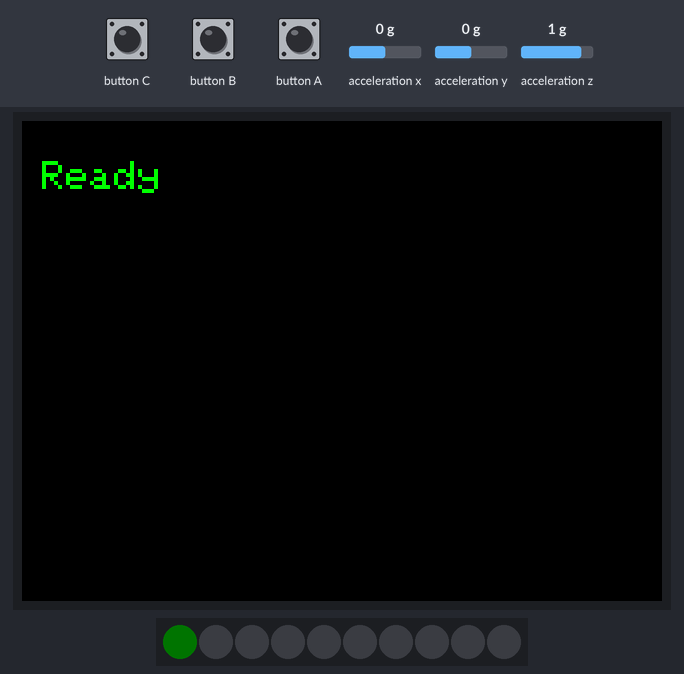
This sketch was run on a simulated ESP32. Parts: 320×240 colour display, 10 RGB LEDs in strip order, left to right. The test bench sets the inputs (shaded band); at power-on: acceleration z 1 g, acceleration x 0 g, acceleration y 0 g. Dim RGB values are drawn brighter than linear.

Above: at 1.4 s.
1.5 s: acceleration z set to -1.4 g
At 2.7 s:
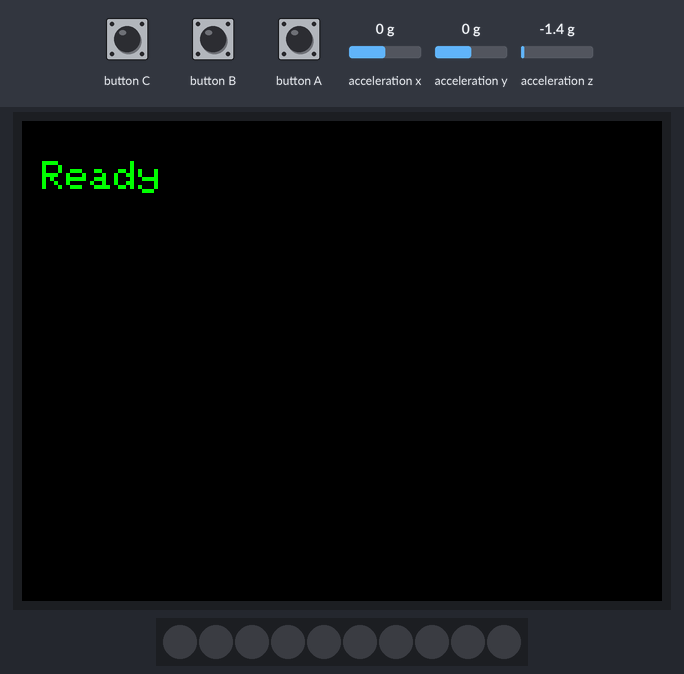
3.0 s: button A pressed for 0.15 s
At 3.5 s:
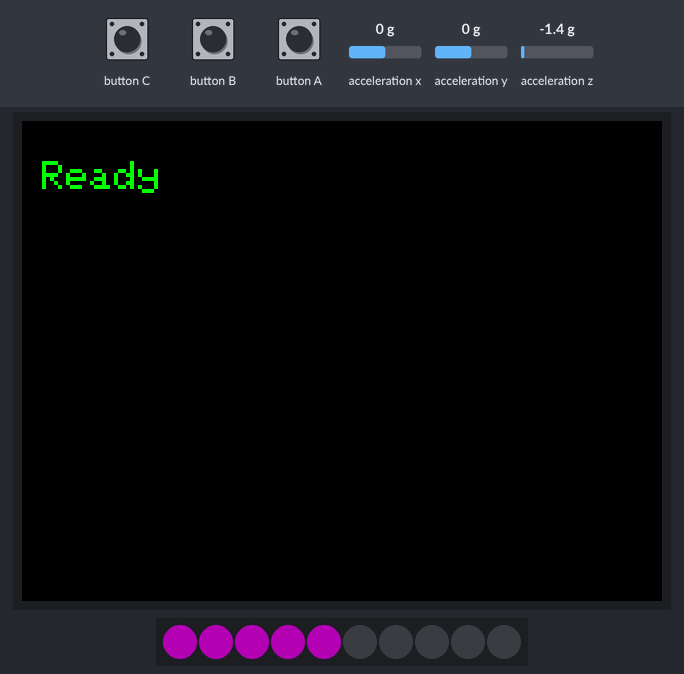
4.6 s: acceleration z set to 1.4 g
At 5.2 s:
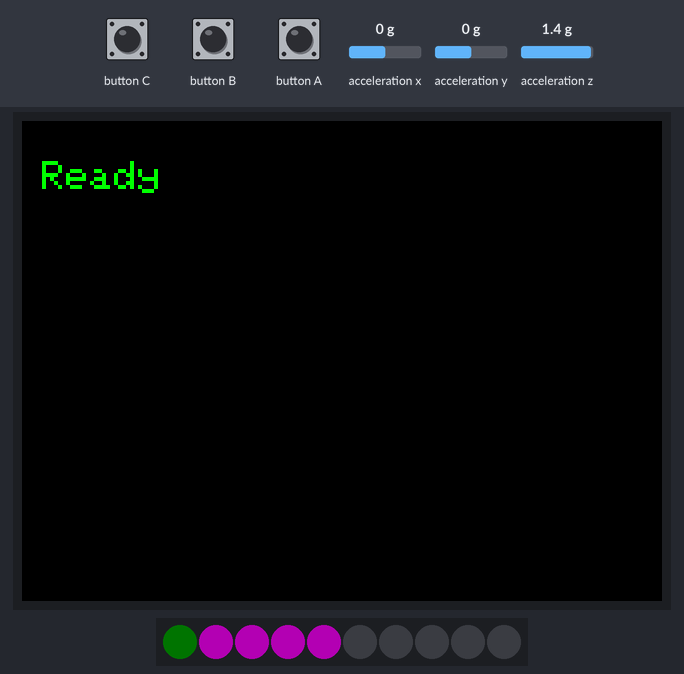
6.1 s: button A pressed for 1 s
At 8.3 s:
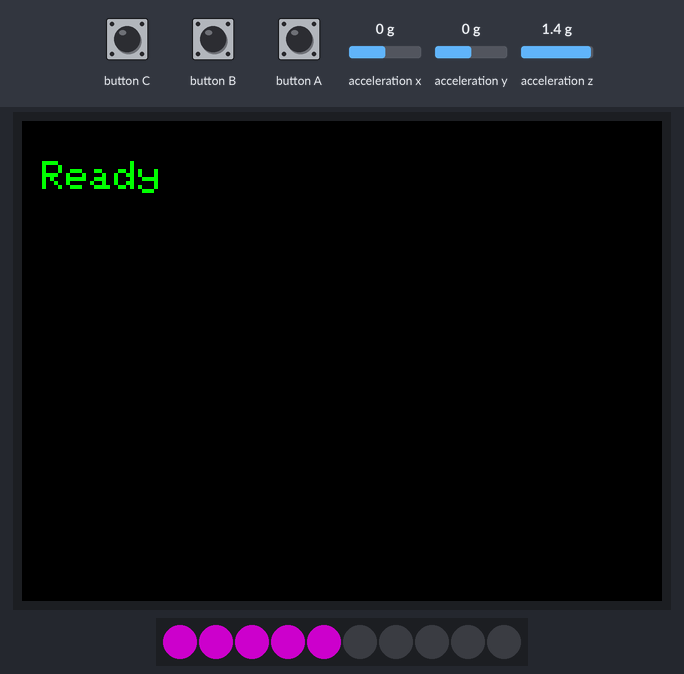
8.6 s: acceleration z set to -0.8 g
At 9.6 s:
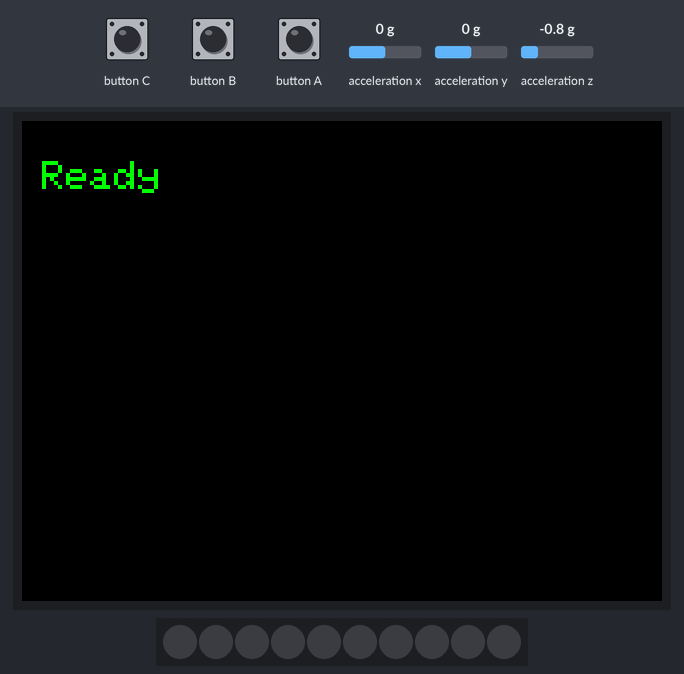
10.1 s: acceleration z set to 0.9 g
At 10.7 s:
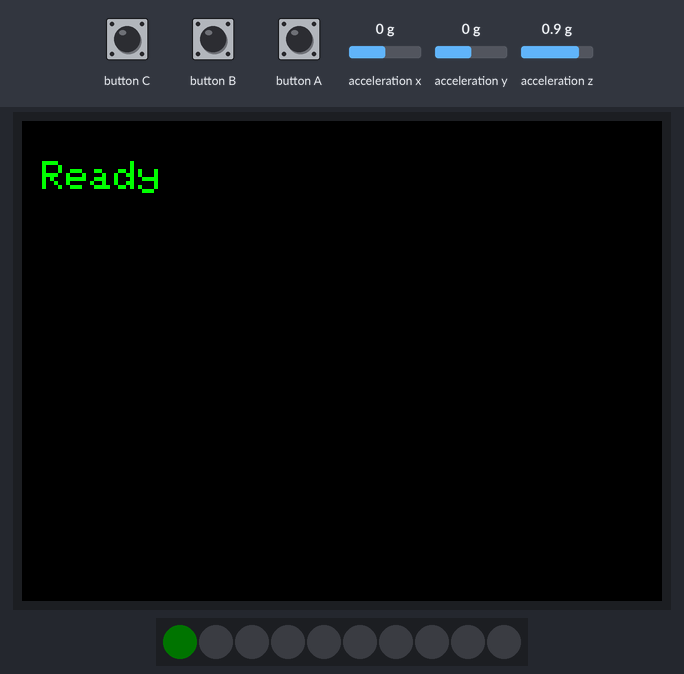
Timing chart, 0 to 12.6 s (numbered marks = the images above; inputs shaded):
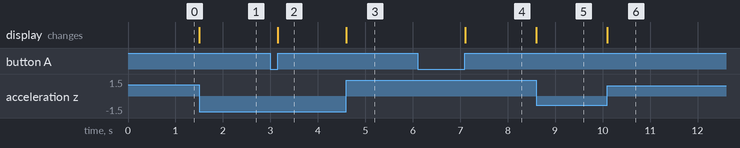

The sketch:

POVtext.ino
```cpp
// (licence header left out)
// define must ahead #include <M5Stack.h>
#define M5STACK_MPU6886
// #define M5STACK_MPU9250
// #define M5STACK_MPU6050
// #define M5STACK_200Q

#include <M5Stack.h>
#include "Display_array.h"
#include "pixels.h"

float accX = 0.0F;
float accY = 0.0F;
float accZ = 0.0F;

float gyroX = 0.0F;
float gyroY = 0.0F;
float gyroZ = 0.0F;

float pitch = 0.0F;
float roll  = 0.0F;
float yaw   = 0.0F;

float temp = 0.0F;

FireNeopixels fnp;

enum DispState {
  Start,
  Disp,
  Done
};

DispState dispState;
int dispPos;
CRGB col;
int brightness = 10;


// the setup routine runs once when M5Stack starts up
void setup(){

  // Initialize the M5Stack object
  M5.begin();
  /*
    Power chip connected to gpio21, gpio22, I2C device
    Set battery charging voltage and current
    If used battery, please call this function in your project
  */
  M5.Power.begin();

  M5.IMU.Init();

  M5.Lcd.setBrightness(10);
  M5.Lcd.fillScreen(BLACK);
  M5.Lcd.setTextColor(GREEN , BLACK);
  M5.Lcd.setTextSize(2);
  M5.Lcd.setCursor(10, 20);
  M5.Lcd.printf("Ready");
  dispState = Done;
  dispPos = 0;
  col = CRGB(brightness, 0, brightness);
}

void test() {

      for(int i = 0; i < 3; i++) {

          fnp.leds[i] = col;

      }

      while(1) {
        M5.update();
        if (M5.BtnA.wasReleased()) {
          fnp.update();
        }
        if (M5.BtnB.wasReleased()) {
          fnp.off();
        }
        delay(10);
        M5.Lcd.setCursor(10, 40);
        //M5.Lcd.printf("%d ", i);
      }
      fnp.update();

        delay(1000);
        fnp.off();
        //fnp.update();
        delay(1000);
        fnp.on();

        M5.Lcd.printf("Done");
}

// the loop routine runs over and over again forever
void loop() {
  int i;

  //test();
  //while(1);

  if(dispState != Disp) {
    M5.update();
    if (M5.BtnA.wasReleased()) {
      brightness+=50;
      if(brightness > 250) {
        brightness = 50;
      }
      col = CRGB(brightness, 0, brightness);
      for(i = 0; i < 5; i++) {
          fnp.leds[i] = col;
      }
      fnp.update();
      delay(1000);
    }
  //M5.IMU.getGyroData(&gyroX,&gyroY,&gyroZ);
  M5.IMU.getAccelData(&accX,&accY,&accZ);
  //M5.IMU.getAhrsData(&pitch,&roll,&yaw);
  //M5.IMU.getTempData(&temp);
  /*
  M5.Lcd.setCursor(0, 40);
  M5.Lcd.printf("%6.2f  %6.2f  %6.2f      ", gyroX, gyroY, gyroZ);
  //M5.Lcd.setCursor(220, 42);
  //M5.Lcd.print(" o/s");
  M5.Lcd.setCursor(0, 65);
  M5.Lcd.printf(" %5.2f   %5.2f   %5.2f   ", accX, accY, accZ);
  //M5.Lcd.setCursor(220, 87);
  //M5.Lcd.print(" G");
  M5.Lcd.setCursor(0, 110);
  M5.Lcd.printf(" %5.2f   %5.2f   %5.2f   ", pitch, roll, yaw);
  //M5.Lcd.setCursor(220, 132);
  //M5.Lcd.print(" degree");
  //M5.Lcd.setCursor(0, 155);
  //M5.Lcd.printf("Temperature : %.2f C", Atemp.get());
  */
  }

  if(dispState == Start && accZ < 0.75) {
    dispState = Disp;
    //M5.Lcd.fillRect(0, 0, 320, 240, TFT_BLACK);
  }
  if(dispState == Done && accZ > 0.85) {
    dispState = Start;
    fnp.leds[0] = CRGB(0, 1, 0);
    fnp.update();
  }

  if(dispState == Disp) {

    if(dispPos < 60) {
      for(i = 0; i < 5; i++) {
        if(myText[dispPos][i]) {
          fnp.leds[i] = col;
          fnp.leds[9-i] = col;
        }
        else
        {
          fnp.leds[i] = 0;
          fnp.leds[9-i] = 0;
        }
      }
      fnp.update();
      delayMicroseconds(2600);
      //M5.Lcd.setCursor(10, 220);
      //M5.Lcd.printf("%d ", dispPos);
    }
    if(dispPos >= 60){
      dispState = Done;
      dispPos = 0;
      fnp.off();
    }
    else
    {
      dispPos++;
    }
  }
}
```

pixels.h
```cpp
// (licence header left out)
#pragma once

#include <FastLED.h>
#include <M5Stack.h>

#define M5STACK_FIRE_NUM_LEDS 10
#define M5STACK_FIRE_NEO_DATA_PIN 15

class FireNeopixels: public CFastLED {
  public:
    FireNeopixels() {
      FastLED.addLeds<WS2812B, M5STACK_FIRE_NEO_DATA_PIN, GRB>(leds, M5STACK_FIRE_NUM_LEDS);
      for(int i = 0; i < M5STACK_FIRE_NUM_LEDS; i++) {
        leds[i] = 0;
      }
    }
    void update() {
      FastLED.show();
    }
    void off() {
      memcpy(leds_cp, leds, sizeof(leds));
      FastLED.clearData();
      FastLED.show();
    }
    void on() {
      memcpy(leds, leds_cp, sizeof(leds));
      FastLED.show();
    }
    CRGB leds   [M5STACK_FIRE_NUM_LEDS]; // array of leds
  private:
    CRGB leds_cp[M5STACK_FIRE_NUM_LEDS];
};
```

Source omitted: Display_array.h (data table, 1356 bytes)
